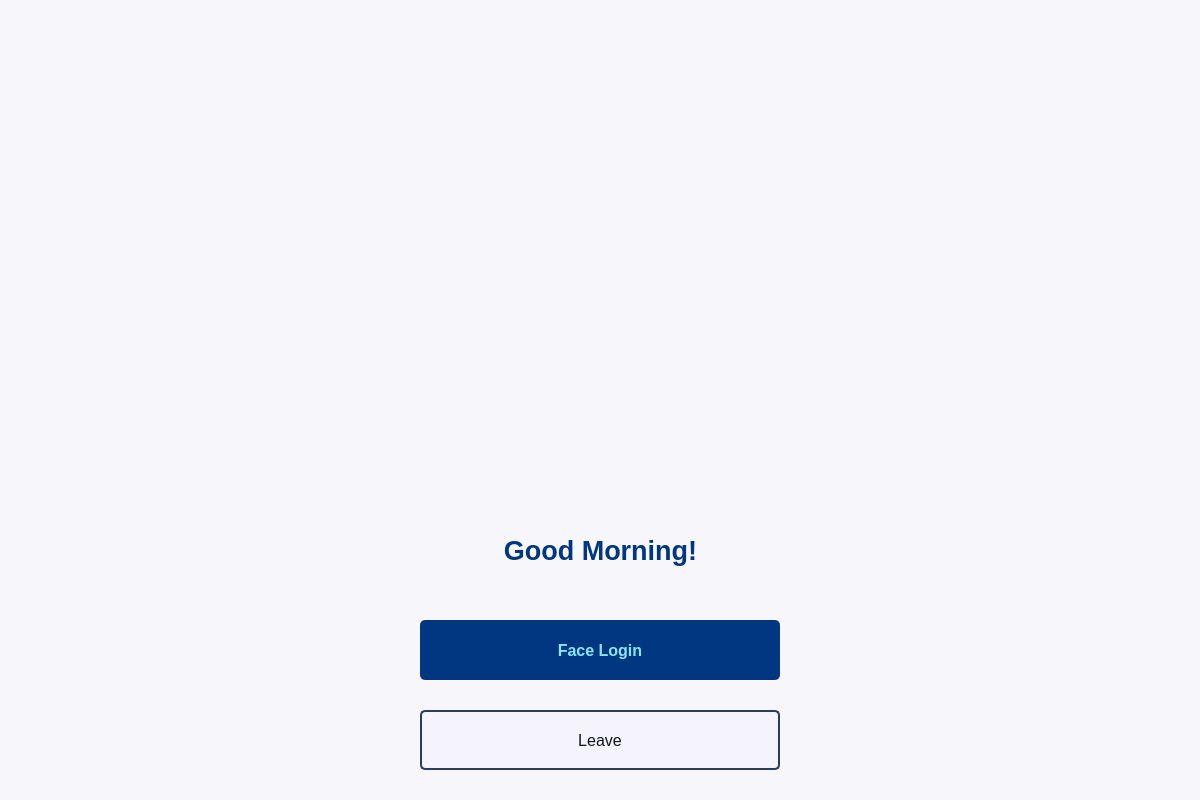
<?xml version="1.0" encoding="UTF-8"?>
<ui version="4.0">
 <class>MainWindow</class>
 <widget class="QMainWindow" name="MainWindow">
  <property name="geometry">
   <rect>
    <x>0</x>
    <y>0</y>
    <width>1200</width>
    <height>800</height>
   </rect>
  </property>
  <property name="sizePolicy">
   <sizepolicy hsizetype="Preferred" vsizetype="Preferred">
    <horstretch>0</horstretch>
    <verstretch>0</verstretch>
   </sizepolicy>
  </property>
  <property name="palette">
   <palette>
    <active>
     <colorrole role="WindowText">
      <brush brushstyle="SolidPattern">
       <color alpha="255">
        <red>0</red>
        <green>0</green>
        <blue>0</blue>
       </color>
      </brush>
     </colorrole>
     <colorrole role="Button">
      <brush brushstyle="SolidPattern">
       <color alpha="255">
        <red>247</red>
        <green>246</green>
        <blue>251</blue>
       </color>
      </brush>
     </colorrole>
     <colorrole role="Light">
      <brush brushstyle="SolidPattern">
       <color alpha="255">
        <red>255</red>
        <green>255</green>
        <blue>255</blue>
       </color>
      </brush>
     </colorrole>
     <colorrole role="Midlight">
      <brush brushstyle="SolidPattern">
       <color alpha="255">
        <red>251</red>
        <green>250</green>
        <blue>253</blue>
       </color>
      </brush>
     </colorrole>
     <colorrole role="Dark">
      <brush brushstyle="SolidPattern">
       <color alpha="255">
        <red>123</red>
        <green>123</green>
        <blue>125</blue>
       </color>
      </brush>
     </colorrole>
     <colorrole role="Mid">
      <brush brushstyle="SolidPattern">
       <color alpha="255">
        <red>165</red>
        <green>164</green>
        <blue>167</blue>
       </color>
      </brush>
     </colorrole>
     <colorrole role="Text">
      <brush brushstyle="SolidPattern">
       <color alpha="255">
        <red>0</red>
        <green>0</green>
        <blue>0</blue>
       </color>
      </brush>
     </colorrole>
     <colorrole role="BrightText">
      <brush brushstyle="SolidPattern">
       <color alpha="255">
        <red>255</red>
        <green>255</green>
        <blue>255</blue>
       </color>
      </brush>
     </colorrole>
     <colorrole role="ButtonText">
      <brush brushstyle="SolidPattern">
       <color alpha="255">
        <red>0</red>
        <green>0</green>
        <blue>0</blue>
       </color>
      </brush>
     </colorrole>
     <colorrole role="Base">
      <brush brushstyle="SolidPattern">
       <color alpha="255">
        <red>255</red>
        <green>255</green>
        <blue>255</blue>
       </color>
      </brush>
     </colorrole>
     <colorrole role="Window">
      <brush brushstyle="SolidPattern">
       <color alpha="255">
        <red>247</red>
        <green>246</green>
        <blue>251</blue>
       </color>
      </brush>
     </colorrole>
     <colorrole role="Shadow">
      <brush brushstyle="SolidPattern">
       <color alpha="255">
        <red>0</red>
        <green>0</green>
        <blue>0</blue>
       </color>
      </brush>
     </colorrole>
     <colorrole role="AlternateBase">
      <brush brushstyle="SolidPattern">
       <color alpha="255">
        <red>251</red>
        <green>250</green>
        <blue>253</blue>
       </color>
      </brush>
     </colorrole>
     <colorrole role="ToolTipBase">
      <brush brushstyle="SolidPattern">
       <color alpha="255">
        <red>255</red>
        <green>255</green>
        <blue>220</blue>
       </color>
      </brush>
     </colorrole>
     <colorrole role="ToolTipText">
      <brush brushstyle="SolidPattern">
       <color alpha="255">
        <red>0</red>
        <green>0</green>
        <blue>0</blue>
       </color>
      </brush>
     </colorrole>
     <colorrole role="PlaceholderText">
      <brush brushstyle="SolidPattern">
       <color alpha="128">
        <red>0</red>
        <green>0</green>
        <blue>0</blue>
       </color>
      </brush>
     </colorrole>
    </active>
    <inactive>
     <colorrole role="WindowText">
      <brush brushstyle="SolidPattern">
       <color alpha="255">
        <red>0</red>
        <green>0</green>
        <blue>0</blue>
       </color>
      </brush>
     </colorrole>
     <colorrole role="Button">
      <brush brushstyle="SolidPattern">
       <color alpha="255">
        <red>247</red>
        <green>246</green>
        <blue>251</blue>
       </color>
      </brush>
     </colorrole>
     <colorrole role="Light">
      <brush brushstyle="SolidPattern">
       <color alpha="255">
        <red>255</red>
        <green>255</green>
        <blue>255</blue>
       </color>
      </brush>
     </colorrole>
     <colorrole role="Midlight">
      <brush brushstyle="SolidPattern">
       <color alpha="255">
        <red>251</red>
        <green>250</green>
        <blue>253</blue>
       </color>
      </brush>
     </colorrole>
     <colorrole role="Dark">
      <brush brushstyle="SolidPattern">
       <color alpha="255">
        <red>123</red>
        <green>123</green>
        <blue>125</blue>
       </color>
      </brush>
     </colorrole>
     <colorrole role="Mid">
      <brush brushstyle="SolidPattern">
       <color alpha="255">
        <red>165</red>
        <green>164</green>
        <blue>167</blue>
       </color>
      </brush>
     </colorrole>
     <colorrole role="Text">
      <brush brushstyle="SolidPattern">
       <color alpha="255">
        <red>0</red>
        <green>0</green>
        <blue>0</blue>
       </color>
      </brush>
     </colorrole>
     <colorrole role="BrightText">
      <brush brushstyle="SolidPattern">
       <color alpha="255">
        <red>255</red>
        <green>255</green>
        <blue>255</blue>
       </color>
      </brush>
     </colorrole>
     <colorrole role="ButtonText">
      <brush brushstyle="SolidPattern">
       <color alpha="255">
        <red>0</red>
        <green>0</green>
        <blue>0</blue>
       </color>
      </brush>
     </colorrole>
     <colorrole role="Base">
      <brush brushstyle="SolidPattern">
       <color alpha="255">
        <red>255</red>
        <green>255</green>
        <blue>255</blue>
       </color>
      </brush>
     </colorrole>
     <colorrole role="Window">
      <brush brushstyle="SolidPattern">
       <color alpha="255">
        <red>247</red>
        <green>246</green>
        <blue>251</blue>
       </color>
      </brush>
     </colorrole>
     <colorrole role="Shadow">
      <brush brushstyle="SolidPattern">
       <color alpha="255">
        <red>0</red>
        <green>0</green>
        <blue>0</blue>
       </color>
      </brush>
     </colorrole>
     <colorrole role="AlternateBase">
      <brush brushstyle="SolidPattern">
       <color alpha="255">
        <red>251</red>
        <green>250</green>
        <blue>253</blue>
       </color>
      </brush>
     </colorrole>
     <colorrole role="ToolTipBase">
      <brush brushstyle="SolidPattern">
       <color alpha="255">
        <red>255</red>
        <green>255</green>
        <blue>220</blue>
       </color>
      </brush>
     </colorrole>
     <colorrole role="ToolTipText">
      <brush brushstyle="SolidPattern">
       <color alpha="255">
        <red>0</red>
        <green>0</green>
        <blue>0</blue>
       </color>
      </brush>
     </colorrole>
     <colorrole role="PlaceholderText">
      <brush brushstyle="SolidPattern">
       <color alpha="128">
        <red>0</red>
        <green>0</green>
        <blue>0</blue>
       </color>
      </brush>
     </colorrole>
    </inactive>
    <disabled>
     <colorrole role="WindowText">
      <brush brushstyle="SolidPattern">
       <color alpha="255">
        <red>123</red>
        <green>123</green>
        <blue>125</blue>
       </color>
      </brush>
     </colorrole>
     <colorrole role="Button">
      <brush brushstyle="SolidPattern">
       <color alpha="255">
        <red>247</red>
        <green>246</green>
        <blue>251</blue>
       </color>
      </brush>
     </colorrole>
     <colorrole role="Light">
      <brush brushstyle="SolidPattern">
       <color alpha="255">
        <red>255</red>
        <green>255</green>
        <blue>255</blue>
       </color>
      </brush>
     </colorrole>
     <colorrole role="Midlight">
      <brush brushstyle="SolidPattern">
       <color alpha="255">
        <red>251</red>
        <green>250</green>
        <blue>253</blue>
       </color>
      </brush>
     </colorrole>
     <colorrole role="Dark">
      <brush brushstyle="SolidPattern">
       <color alpha="255">
        <red>123</red>
        <green>123</green>
        <blue>125</blue>
       </color>
      </brush>
     </colorrole>
     <colorrole role="Mid">
      <brush brushstyle="SolidPattern">
       <color alpha="255">
        <red>165</red>
        <green>164</green>
        <blue>167</blue>
       </color>
      </brush>
     </colorrole>
     <colorrole role="Text">
      <brush brushstyle="SolidPattern">
       <color alpha="255">
        <red>123</red>
        <green>123</green>
        <blue>125</blue>
       </color>
      </brush>
     </colorrole>
     <colorrole role="BrightText">
      <brush brushstyle="SolidPattern">
       <color alpha="255">
        <red>255</red>
        <green>255</green>
        <blue>255</blue>
       </color>
      </brush>
     </colorrole>
     <colorrole role="ButtonText">
      <brush brushstyle="SolidPattern">
       <color alpha="255">
        <red>123</red>
        <green>123</green>
        <blue>125</blue>
       </color>
      </brush>
     </colorrole>
     <colorrole role="Base">
      <brush brushstyle="SolidPattern">
       <color alpha="255">
        <red>247</red>
        <green>246</green>
        <blue>251</blue>
       </color>
      </brush>
     </colorrole>
     <colorrole role="Window">
      <brush brushstyle="SolidPattern">
       <color alpha="255">
        <red>247</red>
        <green>246</green>
        <blue>251</blue>
       </color>
      </brush>
     </colorrole>
     <colorrole role="Shadow">
      <brush brushstyle="SolidPattern">
       <color alpha="255">
        <red>0</red>
        <green>0</green>
        <blue>0</blue>
       </color>
      </brush>
     </colorrole>
     <colorrole role="AlternateBase">
      <brush brushstyle="SolidPattern">
       <color alpha="255">
        <red>247</red>
        <green>246</green>
        <blue>251</blue>
       </color>
      </brush>
     </colorrole>
     <colorrole role="ToolTipBase">
      <brush brushstyle="SolidPattern">
       <color alpha="255">
        <red>255</red>
        <green>255</green>
        <blue>220</blue>
       </color>
      </brush>
     </colorrole>
     <colorrole role="ToolTipText">
      <brush brushstyle="SolidPattern">
       <color alpha="255">
        <red>0</red>
        <green>0</green>
        <blue>0</blue>
       </color>
      </brush>
     </colorrole>
     <colorrole role="PlaceholderText">
      <brush brushstyle="SolidPattern">
       <color alpha="128">
        <red>0</red>
        <green>0</green>
        <blue>0</blue>
       </color>
      </brush>
     </colorrole>
    </disabled>
   </palette>
  </property>
  <property name="font">
   <font>
    <family>Yu Gothic UI</family>
   </font>
  </property>
  <property name="windowTitle">
   <string>iKYC</string>
  </property>
  <widget class="QWidget" name="centralwidget">
   <widget class="QLabel" name="logo">
    <property name="geometry">
     <rect>
      <x>400</x>
      <y>120</y>
      <width>401</width>
      <height>401</height>
     </rect>
    </property>
    <property name="text">
     <string/>
    </property>
    <property name="pixmap">
     <pixmap>resources/logo.png</pixmap>
    </property>
    <property name="scaledContents">
     <bool>true</bool>
    </property>
   </widget>
   <widget class="QPushButton" name="loginButton">
    <property name="geometry">
     <rect>
      <x>420</x>
      <y>620</y>
      <width>360</width>
      <height>60</height>
     </rect>
    </property>
    <property name="font">
     <font>
      <family>Yu Gothic UI</family>
      <pointsize>12</pointsize>
      <weight>75</weight>
      <bold>true</bold>
     </font>
    </property>
    <property name="cursor">
     <cursorShape>ArrowCursor</cursorShape>
    </property>
    <property name="styleSheet">
     <string notr="true">QPushButton{
    background: rgb(0, 55, 128);
    color: rgb(139, 229, 253);
    border-radius: 5px;
}
QPushButton:hover{
    background: rgb(0, 73, 168);
    color: rgb(139, 229, 253);
    border-radius: 5px;
}
QPushButton:pressed{
    background: rgb(0, 55, 128);
    color: rgb(139, 229, 253);
    border-radius: 5px;
}</string>
    </property>
    <property name="text">
     <string>Face Login</string>
    </property>
   </widget>
   <widget class="QPushButton" name="leaveButton">
    <property name="geometry">
     <rect>
      <x>420</x>
      <y>710</y>
      <width>360</width>
      <height>60</height>
     </rect>
    </property>
    <property name="font">
     <font>
      <family>Yu Gothic UI</family>
      <pointsize>12</pointsize>
      <weight>50</weight>
      <bold>false</bold>
     </font>
    </property>
    <property name="cursor">
     <cursorShape>ArrowCursor</cursorShape>
    </property>
    <property name="styleSheet">
     <string notr="true">QPushButton{
    background: rgb(245, 243, 251);
    color: rgb(15, 22, 33);
    border-radius: 5px;
	border: 2px solid rgb(42, 61, 91)
}
QPushButton:hover{
    background: rgb(231, 230, 237);
    color: rgb(15, 22, 33);
    border-radius: 5px;
	border: 2px solid rgb(42, 61, 91)
}
QPushButton:pressed{
    background: rgb(205, 203, 210);
    color: rgb(15, 22, 33);
    border-radius: 5px;
	border: 2px solid rgb(42, 61, 91)
}</string>
    </property>
    <property name="text">
     <string>Leave</string>
    </property>
   </widget>
   <widget class="QLabel" name="greetingLabel">
    <property name="geometry">
     <rect>
      <x>420</x>
      <y>520</y>
      <width>361</width>
      <height>61</height>
     </rect>
    </property>
    <property name="font">
     <font>
      <family>Yu Gothic UI</family>
      <pointsize>20</pointsize>
      <weight>75</weight>
      <bold>true</bold>
     </font>
    </property>
    <property name="text">
     <string>&lt;html&gt;&lt;head/&gt;&lt;body&gt;&lt;p&gt;&lt;span style=&quot; color:#003780;&quot;&gt;Good Morning!&lt;/span&gt;&lt;/p&gt;&lt;/body&gt;&lt;/html&gt;</string>
    </property>
    <property name="alignment">
     <set>Qt::AlignCenter</set>
    </property>
   </widget>
  </widget>
 </widget>
 <resources/>
 <connections/>
</ui>
